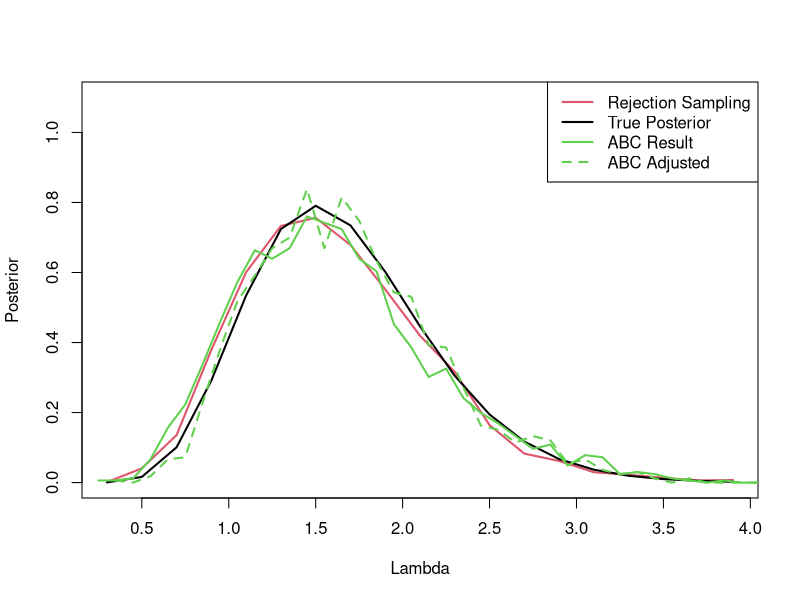

Here is the R script that generated this plot:
# Load necessary libraries
library(coda)
library(lattice)
set.seed(42)
# Estimating Poisson Mean using ABC

# Set true lambda and sample size
trueLambda <- 2
sampleSize <- 5

# Example data
dataY <- c(1, 1, 2, 2, 3)
priorAlpha <- 1
priorBeta <- 1

numSimulations <- 100000
acceptedLambdas <- numeric(0)
tolerance <- 1  # Define a tolerance level for accepting lambda

for (i in 1:numSimulations) {
  sampledLambda <- rgamma(1, shape = priorAlpha, rate = priorBeta)
  simulatedData <- sort(rpois(sampleSize, lambda = sampledLambda))
  if (sum((simulatedData - dataY)^2) <= tolerance) {  # Less strict condition
    acceptedLambdas <- c(acceptedLambdas, sampledLambda)
  }
}

# Plotting the results
histogramObject <- hist(acceptedLambdas, 20, plot = FALSE)
plot(histogramObject$mids, histogramObject$density, ylim = c(0, 1.1), type = 'l', col = 2, xlab = 'Lambda', ylab = 'Posterior', lwd = 2)
lines(histogramObject$mids, dgamma(histogramObject$mids, shape = priorAlpha + sum(dataY), rate = priorBeta + sampleSize), lwd = 2)

# ABC with mean as statistic
numABC <- 10000
lambdaABC <- meanABC <- numeric(0)
meanDataY <- mean(dataY)
toleranceDelta <- 0.5
for (i in 1:numABC) {
  sampledLambda <- rgamma(1, shape = priorAlpha, rate = priorBeta)
  simulatedData <- sort(rpois(sampleSize, lambda = sampledLambda))
  if (abs(mean(simulatedData) - meanDataY) < toleranceDelta) {
    lambdaABC <- c(lambdaABC, sampledLambda)
    meanABC <- c(meanABC, mean(simulatedData))
  }
}
histogramABC <- hist(lambdaABC, 50, plot = FALSE)
lines(histogramABC$mids, histogramABC$density, type = 'l', col = 3, lwd = 2)

# Regression correction for ABC
adjustLambda <- function(lambda, simMeans, dataMean) {
  regressionCoef <- coef(lm(lambda ~ simMeans))[2]
  adjustedLambda <- lambda + regressionCoef * (dataMean - simMeans)
  return(adjustedLambda)
}

lambdaAdjusted <- adjustLambda(lambdaABC, meanABC, meanDataY)
histogramAdjusted <- hist(lambdaAdjusted, 50, plot = FALSE)
lines(histogramAdjusted$mids, histogramAdjusted$density, type = 'l', col = 3, lwd = 2, lty = 2)
legend("topright", 
       legend = c("Rejection Sampling", "True Posterior", "ABC Result", "ABC Adjusted"),
       col = c(2, 1, 3, 3),
       lwd = 2,
       lty = c(1, 1, 1, 2))
 